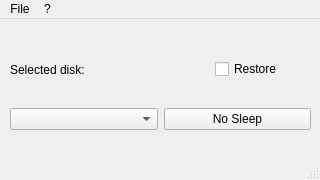
<?xml version="1.0" encoding="UTF-8"?>
<ui version="4.0">
 <class>MainWindow</class>
 <widget class="QMainWindow" name="MainWindow">
  <property name="geometry">
   <rect>
    <x>0</x>
    <y>0</y>
    <width>320</width>
    <height>180</height>
   </rect>
  </property>
  <property name="sizePolicy">
   <sizepolicy hsizetype="Fixed" vsizetype="Fixed">
    <horstretch>0</horstretch>
    <verstretch>0</verstretch>
   </sizepolicy>
  </property>
  <property name="minimumSize">
   <size>
    <width>320</width>
    <height>180</height>
   </size>
  </property>
  <property name="maximumSize">
   <size>
    <width>320</width>
    <height>180</height>
   </size>
  </property>
  <property name="windowTitle">
   <string notr="true">QtNoSleep</string>
  </property>
  <property name="windowIcon">
   <iconset theme=":/icons/sleeping.png">
    <normaloff>.</normaloff>.</iconset>
  </property>
  <widget class="QWidget" name="centralwidget">
   <widget class="QWidget" name="horizontalLayoutWidget">
    <property name="geometry">
     <rect>
      <x>10</x>
      <y>80</y>
      <width>301</width>
      <height>41</height>
     </rect>
    </property>
    <layout class="QHBoxLayout" name="horizontalLayout">
     <item>
      <widget class="QComboBox" name="mycomboBox"/>
     </item>
     <item>
      <widget class="QPushButton" name="mypushButton">
       <property name="enabled">
        <bool>true</bool>
       </property>
       <property name="toolTip">
        <string>keep drive awake</string>
       </property>
       <property name="text">
        <string>No Sleep</string>
       </property>
      </widget>
     </item>
    </layout>
   </widget>
   <widget class="QWidget" name="horizontalLayoutWidget_2">
    <property name="geometry">
     <rect>
      <x>10</x>
      <y>30</y>
      <width>301</width>
      <height>41</height>
     </rect>
    </property>
    <layout class="QHBoxLayout" name="horizontalLayout_2">
     <item>
      <widget class="QLabel" name="label">
       <property name="text">
        <string>Selected disk: </string>
       </property>
      </widget>
     </item>
     <item>
      <widget class="QLabel" name="labelStatus">
       <property name="text">
        <string/>
       </property>
      </widget>
     </item>
     <item>
      <widget class="QCheckBox" name="mycheckbox">
       <property name="toolTip">
        <string>Activate NoSleep on last drive on next run</string>
       </property>
       <property name="text">
        <string>Restore</string>
       </property>
      </widget>
     </item>
    </layout>
   </widget>
  </widget>
  <widget class="QMenuBar" name="menubar">
   <property name="geometry">
    <rect>
     <x>0</x>
     <y>0</y>
     <width>320</width>
     <height>21</height>
    </rect>
   </property>
   <widget class="QMenu" name="menuQtSleep">
    <property name="title">
     <string>File</string>
    </property>
    <addaction name="actionSettings"/>
    <addaction name="separator"/>
    <addaction name="myactionExit"/>
   </widget>
   <widget class="QMenu" name="menu">
    <property name="title">
     <string>?</string>
    </property>
    <addaction name="actionAbout"/>
   </widget>
   <addaction name="menuQtSleep"/>
   <addaction name="menu"/>
  </widget>
  <widget class="QStatusBar" name="statusbar"/>
  <action name="myactionExit">
   <property name="text">
    <string>Exit</string>
   </property>
  </action>
  <action name="actionSettings">
   <property name="text">
    <string>Settings</string>
   </property>
  </action>
  <action name="actionAbout">
   <property name="text">
    <string>About</string>
   </property>
  </action>
 </widget>
 <resources/>
 <connections/>
</ui>
